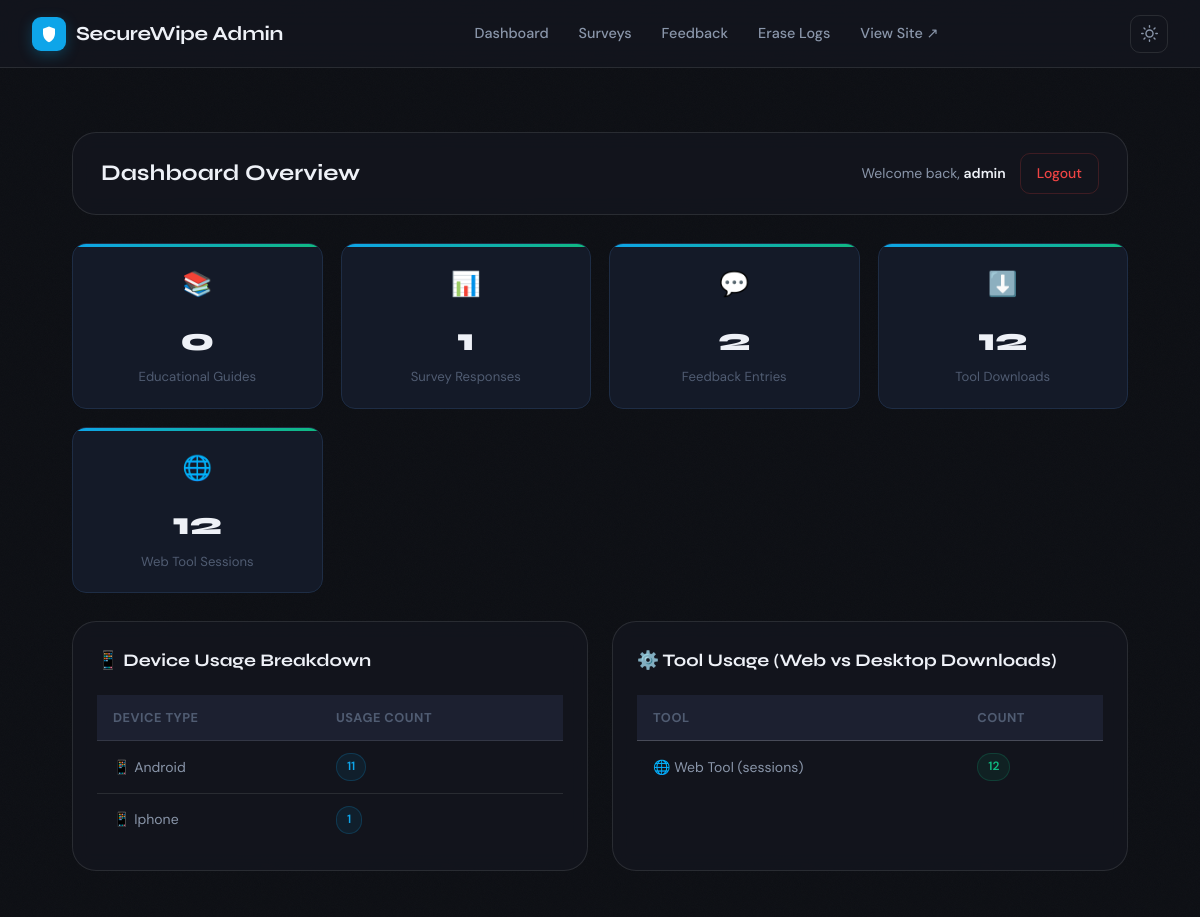
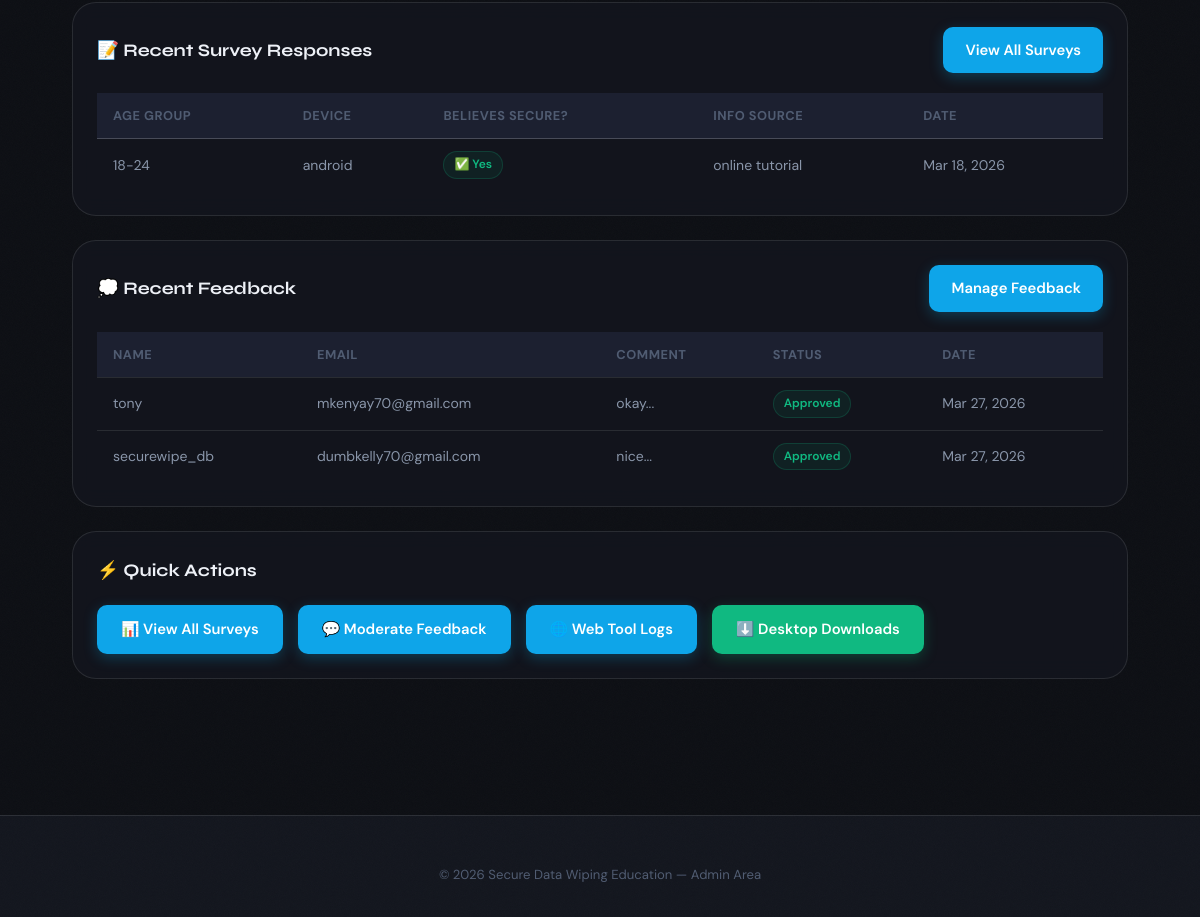
The page /admin/dashboard.php (signed in) on the database its author committed (2 pictures, top to bottom).
### tables this page shows
CREATE TABLE `survey_responses` (
  `response_id` int(11) NOT NULL,
  `age_group` varchar(20) NOT NULL,
  `reset_method` text NOT NULL,
  `believes_secure` tinyint(1) NOT NULL,
  `info_source` varchar(100) NOT NULL,
  `device_type` varchar(50) DEFAULT NULL,
  `submitted_at` timestamp NOT NULL DEFAULT current_timestamp()
);

CREATE TABLE `feedback` (
  `feedback_id` int(11) NOT NULL,
  `user_name` varchar(100) NOT NULL,
  `email` varchar(100) NOT NULL,
  `comment` text NOT NULL,
  `approved` tinyint(1) DEFAULT 0,
  `created_at` timestamp NOT NULL DEFAULT current_timestamp()
);

### admin/dashboard.php (the view, shortened to what this page needs)
<?php
require_once '../includes/config.php';
include 'includes/admin-header.php';
$stats = [];
$result = mysqli_query($conn, "SELECT COUNT(*) as count FROM guides");
$stats['guides'] = mysqli_fetch_assoc($result)['count'];
$result = mysqli_query($conn, "SELECT COUNT(*) as count FROM survey_responses");
$stats['surveys'] = mysqli_fetch_assoc($result)['count'];
$result = mysqli_query($conn, "SELECT COUNT(*) as count FROM feedback");
$stats['feedback'] = mysqli_fetch_assoc($result)['count'];
$result = mysqli_query($conn, "SELECT COUNT(*) as count FROM erase_logs");
$stats['erase_logs'] = mysqli_fetch_assoc($result)['count'];
$device_stats = [];
$result = mysqli_query($conn, "SELECT device_type, COUNT(*) as count FROM erase_logs GROUP BY device_type");
while ($row = mysqli_fetch_assoc($result)) {
    $device_stats[$row['device_type']] = $row['count'];
}
$tool_stats = [];
$result = mysqli_query($conn, "SELECT tool_type, COUNT(*) as count FROM erase_logs GROUP BY tool_type");
while ($row = mysqli_fetch_assoc($result)) {
    $tool_stats[$row['tool_type']] = $row['count'];
}
?>
<div class="admin-dashboard">
    <div class="admin-header">
        <h1>Dashboard Overview</h1>
        <div class="admin-user-info">
            <span>Welcome back, <strong><?php echo htmlspecialchars($_SESSION['admin_username']); ?></strong></span>
            <a href="logout.php" class="admin-logout-btn">Logout</a>
        </div>
    </div>
    <div class="admin-stats-grid">
        <div class="admin-stat-card">
            <div class="admin-stat-icon">📚</div>
            <div class="admin-stat-value"><?php echo $stats['guides']; ?></div>
            <div class="admin-stat-label">Educational Guides</div>
        </div>
        <div class="admin-stat-card">
            <div class="admin-stat-icon">📊</div>
            <div class="admin-stat-value"><?php echo $stats['surveys']; ?></div>
            <div class="admin-stat-label">Survey Responses</div>
        </div>
        <div class="admin-stat-card">
            <div class="admin-stat-icon">💬</div>
            <div class="admin-stat-value"><?php echo $stats['feedback']; ?></div>
            <div class="admin-stat-label">Feedback Entries</div>
        </div>
        <div class="admin-stat-card">
            <div class="admin-stat-icon">⬇️</div>
            <div class="admin-stat-value"><?php echo $stats['erase_logs']; ?></div>
            <div class="admin-stat-label">Tool Downloads</div>
        </div>
        <div class="admin-stat-card">
            <div class="admin-stat-icon">🌐</div>
            <div class="admin-stat-value"><?php echo isset($tool_stats['web']) ? $tool_stats['web'] : 0; ?></div>
            <div class="admin-stat-label">Web Tool Sessions</div>
        </div>
    </div>
    <div class="admin-sections-grid">
        <div class="admin-section">
            <div class="admin-section-header">
                <h2>📱 Device Usage Breakdown</h2>
            </div>
            <div class="admin-table-container">
                <table class="admin-table">
                    <thead>
                        <tr>
                            <th>Device Type</th>
                            <th>Usage Count</th>
                        </tr>
                    </thead>
                    <tbody>
                        <?php foreach ($device_stats as $type => $count): ?>
                        <tr>
                            <td>
                                <?php
                                $icon = '';
                                switch($type) {
                                    case 'android': $icon = '📱'; break;
                                    case 'iphone': $icon = '📱'; break;
                                }
                                echo $icon . ' ' . ucfirst($type);
                                ?>
                            </td>
                            <td><span class="admin-badge admin-badge-info"><?php echo $count; ?></span></td>
                        </tr>
                        <?php endforeach; ?>
                    </tbody>
                </table>
            </div>
        </div>
        <div class="admin-section">
            <div class="admin-section-header">
                <h2>⚙️ Tool Usage (Web vs Desktop Downloads)</h2>
            </div>
            <div class="admin-table-container">
                <table class="admin-table">
                    <thead>
                        <tr>
                            <th>Tool</th>
                            <th>Count</th>
                        </tr>
                    </thead>
                    <tbody>
                        <?php foreach ($tool_stats as $type => $count): ?>
                        <tr>
                            <td>
                                <?php
                                if ($type === 'web') echo '🌐 Web Tool (sessions)';
                                else                 echo '⬇️ Desktop Tool (downloads)';
                                ?>
                            </td>
                            <td><span class="admin-badge admin-badge-success"><?php echo $count; ?></span></td>
                        </tr>
                        <?php endforeach; ?>
                    </tbody>
                </table>
            </div>
        </div>
    </div>
    <div class="admin-section">
        <div class="admin-section-header">
            <h2>📝 Recent Survey Responses</h2>
            <a href="view-surveys.php" class="btn btn-primary">View All Surveys</a>
        </div>
        <?php
        $result = mysqli_query($conn, "SELECT * FROM survey_responses ORDER BY submitted_at DESC LIMIT 5");
        if (mysqli_num_rows($result) > 0):
        ?>
        <div class="admin-table-container">
            <table class="admin-table">
                <thead>
                    <tr>
                        <th>Age Group</th>
                        <th>Device</th>
                        <th>Believes Secure?</th>
                        <th>Info Source</th>
                        <th>Date</th>
                    </tr>
                </thead>
                <tbody>
                    <?php while ($row = mysqli_fetch_assoc($result)): ?>
                    <tr>
                        <td><?php echo $row['age_group']; ?></td>
                        <td><?php echo $row['device_type'] ?: 'Not specified'; ?></td>
                        <td>
                            <?php if ($row['believes_secure']): ?>
                                <span class="admin-badge admin-badge-success">✅ Yes</span>
                            <?php else: ?>
                                <span class="admin-badge admin-badge-danger">❌ No</span>
                            <?php endif; ?>
                        </td>
                        <td><?php echo str_replace('_', ' ', $row['info_source']); ?></td>
                        <td><?php echo date('M d, Y', strtotime($row['submitted_at'])); ?></td>
                    </tr>
                    <?php endwhile; ?>
                </tbody>
            </table>
        </div>
        <?php endif; ?>
    </div>
    <div class="admin-section">
        <div class="admin-section-header">
            <h2>💭 Recent Feedback</h2>
            <a href="view-feedback.php" class="btn btn-primary">Manage Feedback</a>
        </div>
        <?php
        $result = mysqli_query($conn, "SELECT * FROM feedback ORDER BY created_at DESC LIMIT 5");
        if (mysqli_num_rows($result) > 0):
        ?>
        <div class="admin-table-container">
            <table class="admin-table">
                <thead>
                    <tr>
                        <th>Name</th>
                        <th>Email</th>
                        <th>Comment</th>
                        <th>Status</th>
                        <th>Date</th>
                    </tr>
                </thead>
                <tbody>
                    <?php while ($row = mysqli_fetch_assoc($result)): ?>
                    <tr>
                        <td><?php echo htmlspecialchars($row['user_name']); ?></td>
                        <td><?php echo htmlspecialchars($row['email']); ?></td>
                        <td><?php echo substr(htmlspecialchars($row['comment']), 0, 40); ?>...</td>
                        <td>
                            <?php if ($row['approved']): ?>
                                <span class="admin-badge admin-badge-success">Approved</span>
                            <?php else: ?>
                                <span class="admin-badge admin-badge-warning">Pending</span>
                            <?php endif; ?>
                        </td>
                        <td><?php echo date('M d, Y', strtotime($row['created_at'])); ?></td>
                    </tr>
                    <?php endwhile; ?>
                </tbody>
            </table>
        </div>
        <?php endif; ?>
    </div>
    <div class="admin-section">
        <div class="admin-section-header">
            <h2>⚡ Quick Actions</h2>
        </div>
        <div style="display: flex; gap: 15px; flex-wrap: wrap;">
            <a href="view-surveys.php" class="btn btn-primary" style="padding: 12px 24px;">📊 View All Surveys</a>
            <a href="view-feedback.php" class="btn btn-primary" style="padding: 12px 24px;">💬 Moderate Feedback</a>
            <a href="view-erase-logs.php" class="btn btn-primary" style="padding: 12px 24px;">🌐 Web Tool Logs</a>
            <a href="view-desktop-logs.php" class="btn btn-success" style="padding: 12px 24px;">⬇️ Desktop Downloads</a>
        </div>
    </div>
</div>
<?php include 'includes/admin-footer.php'; ?>

### admin/includes/admin-header.php (shortened to what this page needs)
<!DOCTYPE html>
<html lang="en" data-theme="dark">
<head>
  <link rel="stylesheet" href="../assets/css/style.css">
</head>
<body>
<header id="site-header">
  <div class="header-container">
    <div class="logo">
      <a href="../index.php">
        <div class="logo-icon">
          <svg viewBox="0 0 24 24" xmlns="http://www.w3.org/2000/svg"><path d="M12 2L4 5v6c0 5.55 3.84 10.74 8 12 4.16-1.26 8-6.45 8-12V5l-8-3z" fill="#fff"/></svg>
        </div>
        <span class="logo-text">SecureWipe Admin</span>
      </a>
    </div>
    <nav>
      <ul class="nav-links">
        <li><a href="dashboard.php">Dashboard</a></li>
        <li><a href="view-surveys.php">Surveys</a></li>
        <li><a href="view-feedback.php">Feedback</a></li>
        <li><a href="view-erase-logs.php">Erase Logs</a></li>
        <li><a href="../index.php" target="_blank">View Site ↗</a></li>
      </ul>
    </nav>
    <div class="nav-actions">
      <button class="theme-toggle" id="themeToggle" title="Toggle theme">
      </button>
    </div>
  </div>
</header>
<main class="container" style="padding-top:32px">

### admin/includes/admin-footer.php
</main>
<footer>
  <div class="footer-inner">
    <p class="footer-copy">&copy; <?php echo date('Y'); ?> <?php echo defined('SITE_NAME') ? SITE_NAME : 'SecureWipe'; ?> — Admin Area</p>
  </div>
</footer>
</body>
</html>

### rows shown on the page
survey_responses: age_group "18-24", device_type "android", believes_secure "✅ Yes", info_source "online tutorial", submitted_at "Mar 18, 2026"
feedback: user_name "tony", email "mkenyay70@gmail.com", comment "okay", approved "Approved", created_at "Mar 27, 2026"
feedback: user_name "securewipe_db", email "dumbkelly70@gmail.com", comment "nice", approved "Approved", created_at "Mar 27, 2026"

### other values the page prints
$_SESSION['admin_username'] "admin"
$stats['guides'] "0"
$stats['surveys'] "1"
$stats['feedback'] "2"
$stats['erase_logs'] "12"
$tool_stats['web'] "12"
$icon "📱"
$type "Android"
$count "11"
$type "Iphone"
$count "1"
$count "12"
SITE_NAME "Secure Data Wiping Education"
